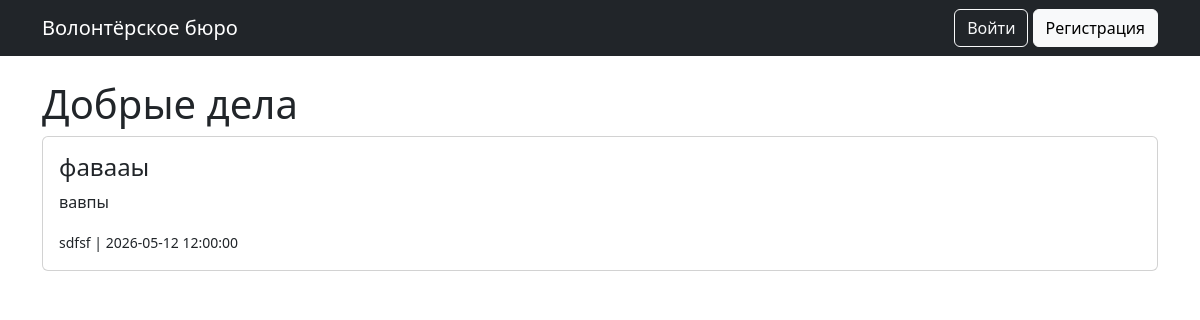
Before: / with the older database file.
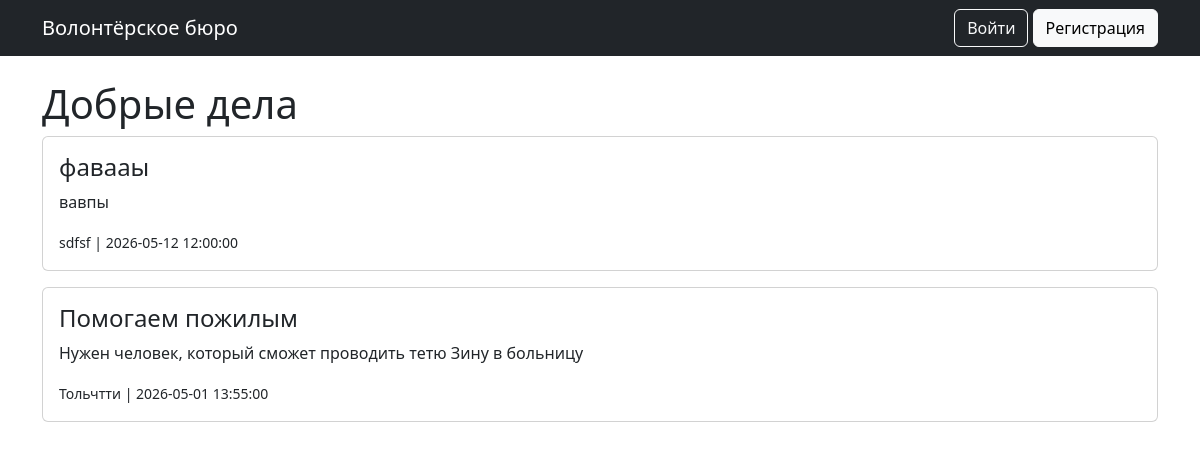
After: the same page with the newer database file.
### data/models.py (models this page shows)
class Event(SqlAlchemyBase):
    __tablename__ = 'events'
    id = sqlalchemy.Column(sqlalchemy.Integer, primary_key=True, autoincrement=True)
    title = sqlalchemy.Column(sqlalchemy.String, nullable=False)
    description = sqlalchemy.Column(sqlalchemy.String, nullable=False)
    date = sqlalchemy.Column(sqlalchemy.DateTime, nullable=False)
    location = sqlalchemy.Column(sqlalchemy.String, nullable=False)
    city = sqlalchemy.Column(sqlalchemy.String, nullable=False)
    author_id = sqlalchemy.Column(sqlalchemy.Integer, sqlalchemy.ForeignKey("users.id"), nullable=False)

### app.py (the view)
@app.route('/')
def index():
    session = db_session.create_session()
    events = session.query(Event).all()
    session.close()
    return render_template('index.html', events=events)

### data/db_session.py (called while the page is built)
def create_session() -> Session:
    global __factory
    return __factory()

### templates/index.html
{% extends "base.html" %}
{% block content %}
<h1 class="login">Добрые дела</h1>
{% if events %}
    {% for event in events %}
        <div class="card mb-3">
            <div class="card-body">
                <h4>{{ event.title }}</h4>
                <p>{{ event.description }}</p>
                <small>{{ event.city }} | {{ event.date }}</small>
            </div>
        </div>
    {% endfor %}
{% else %}
    <div class="alert alert-info">Пока нет событий</div>
{% endif %}
{% endblock %}

### templates/base.html (shortened to what this page needs)
<!doctype html>
<html lang="en">
<head>
    <link href="https://cdn.jsdelivr.net/npm/bootstrap@5.3.0/dist/css/bootstrap.min.css" rel="stylesheet">
</head>
<body>
    <nav class="navbar navbar-dark bg-dark">
        <div class="container">
            <a class="navbar-brand" href="/">Волонтёрское бюро</a>
            <div>
                {% if current_user.is_authenticated %}
                    <a href="/profile" class="btn btn-outline-light">Профиль</a>
                    <a href="/create_event" class="btn btn-success">Создать событие</a>
                    <a href="/logout" class="btn btn-light">Выйти</a>
                {% else %}
                    <a href="/login" class="btn btn-outline-light">Войти</a>
                    <a href="/register" class="btn btn-light">Регистрация</a>
                {% endif %}
            </div>
        </div>
    </nav>
    <main class="container mt-4">
        {% block content %}{% endblock %}
    </main>
</body>
</html>

Changed rows visible on the page:
added Event: title "Помогаем пожилым", description "Нужен человек, который сможет проводить тетю Зину в больницу", city "Тольчтти", date "2026-05-01 13:55:00"
